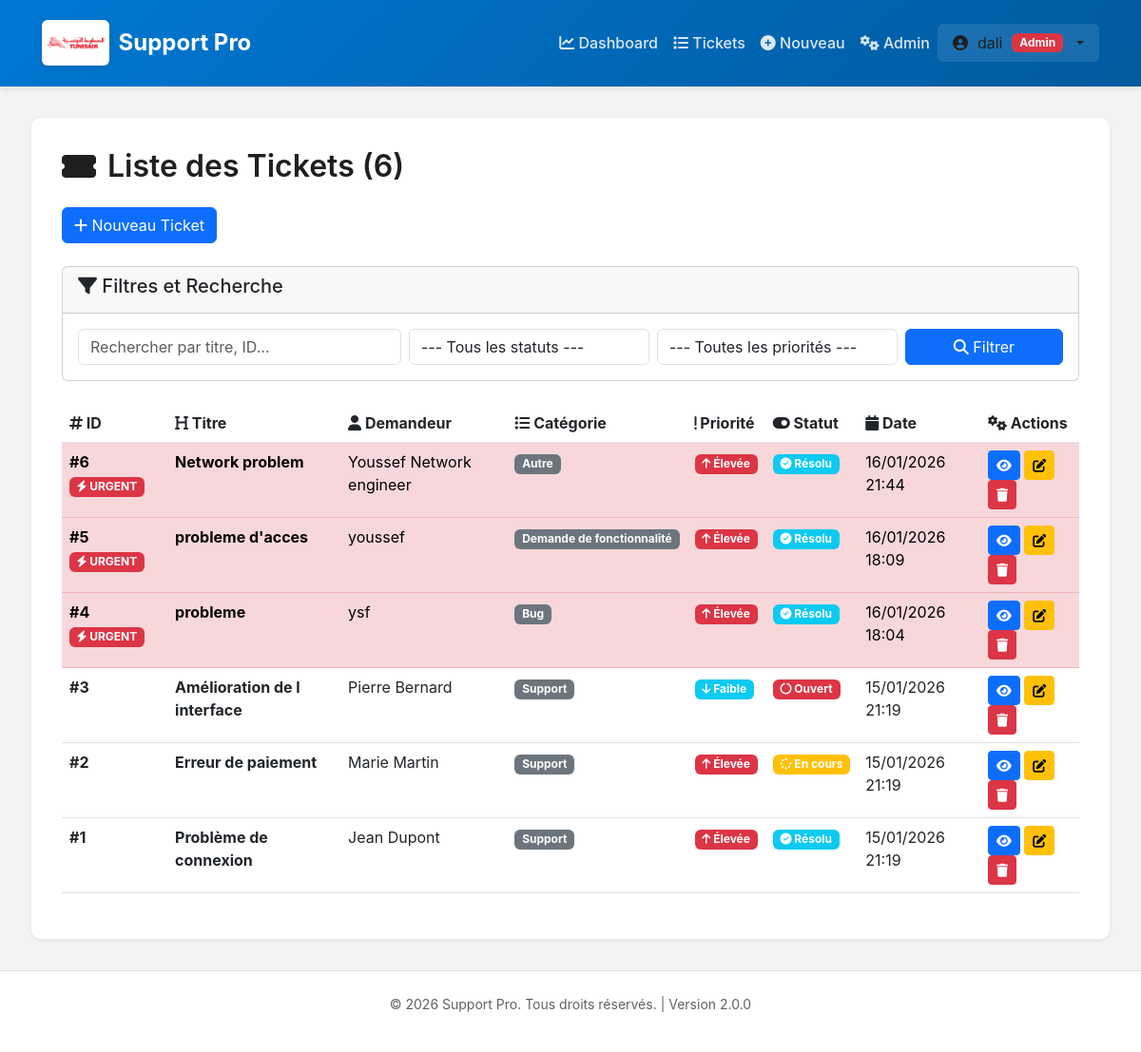
Screenshot of /tickets/ (signed in) with the database file from the repository.
### tickets/models.py (models this page shows, shortened)
class Ticket(models.Model):
    PRIORITY_CHOICES = [
        ("LOW", "Faible"),
        ("MED", "Moyenne"),
        ("HIGH", "Élevée"),
    ]
    STATUS_CHOICES = [
        ("OPEN", "Ouvert"),
        ("IN_PROGRESS", "En cours"),
        ("RESOLVED", "Résolu"),
        ("CLOSED", "Fermé"),
    ]
    CATEGORY_CHOICES = [
        ("BUG", "Bug"),
        ("FEATURE", "Demande de fonctionnalité"),
        ("SUPPORT", "Support"),
        ("OTHER", "Autre"),
    ]
    title = models.CharField(max_length=120)
    description = models.TextField()
    priority = models.CharField(max_length=4, choices=PRIORITY_CHOICES, default="MED")
    status = models.CharField(max_length=12, choices=STATUS_CHOICES, default="OPEN")
    category = models.CharField(max_length=10, choices=CATEGORY_CHOICES, default="SUPPORT")
    requester_name = models.CharField(max_length=80)
    requester_email = models.EmailField(blank=True, null=True)
    user = models.ForeignKey(User, on_delete=models.CASCADE, related_name='tickets', null=True, blank=True)
    assigned_to = models.CharField(max_length=80, blank=True, null=True)
    resolution_notes = models.TextField(blank=True, null=True)
    created_at = models.DateTimeField(auto_now_add=True)
    updated_at = models.DateTimeField(auto_now=True)
    resolved_at = models.DateTimeField(blank=True, null=True)
    is_urgent = models.BooleanField(default=False)
    class Meta:
        ordering = ['-created_at']
        indexes = [
            models.Index(fields=['status', '-created_at']),
            models.Index(fields=['priority', '-created_at']),
        ]

### tickets/views.py (the view, shortened to what this page needs)
# urls.py: path("tickets/", views.ticket_list, name="ticket_list"),
@login_required(login_url='login')
def ticket_list(request):
    user = request.user
    if user.is_staff:
        tickets = Ticket.objects.all()
    else:
        tickets = Ticket.objects.filter(user=user)
    form = TicketFilterForm(request.GET)
    search = request.GET.get('search', '')
    status = request.GET.get('status', '')
    if status:
        tickets = tickets.filter(status=status)
    priority = request.GET.get('priority', '')
    if priority:
        tickets = tickets.filter(priority=priority)
    category = request.GET.get('category', '')
    if category:
        tickets = tickets.filter(category=category)
    sort = request.GET.get('sort', '-created_at')
    if sort in ['-created_at', 'created_at', '-priority', 'priority', '-status', 'status']:
        tickets = tickets.order_by(sort)
    paginator = Paginator(tickets, 10)
    page_number = request.GET.get('page', 1)
    page_obj = paginator.get_page(page_number)
    context = {
        'page_obj': page_obj,
        'tickets': page_obj.object_list,
        'form': form,
        'search': search,
        'total_count': tickets.count(),
        'is_admin': user.is_staff,
    }
    return render(request, 'tickets/ticket_list.html', context)

### tickets/forms.py
class TicketFilterForm(forms.Form):
    search = forms.CharField(required=False, widget=forms.TextInput(attrs={'class': 'form-control', 'placeholder': 'Rechercher...'}))
    status = forms.ChoiceField(required=False, choices=[('', '--- Tous les statuts ---')] + Ticket.STATUS_CHOICES, widget=forms.Select(attrs={'class': 'form-control'}))
    priority = forms.ChoiceField(required=False, choices=[('', '--- Toutes les priorités ---')] + Ticket.PRIORITY_CHOICES, widget=forms.Select(attrs={'class': 'form-control'}))
    category = forms.ChoiceField(required=False, choices=[('', '--- Toutes les catégories ---')] + Ticket.CATEGORY_CHOICES, widget=forms.Select(attrs={'class': 'form-control'}))

### tickets/templates/tickets/ticket_list.html (shortened to what this page needs)
{% extends "base.html" %}
{% block content %}
<div class="header-actions mb-4">
    <h1 class="page-title">
        <i class="fas fa-ticket-alt"></i>
        Liste des Tickets ({{ total_count }})
    </h1>
    <a href="{% url 'ticket_create' %}" class="btn btn-primary">
        <i class="fas fa-plus"></i> Nouveau Ticket
    </a>
</div>
<div class="card mb-4">
    <div class="card-header">
        <h5><i class="fas fa-filter"></i> Filtres et Recherche</h5>
    </div>
    <div class="card-body">
        <form method="get" class="row g-2">
            <div class="col-md-4">
                <input type="text" name="search" class="form-control" placeholder="Rechercher par titre, ID..." value="{{ search }}">
            </div>
            <div class="col-md-3">
                <select name="status" class="form-control">
                    <option value="">--- Tous les statuts ---</option>
                </select>
            </div>
            <div class="col-md-3">
                <select name="priority" class="form-control">
                    <option value="">--- Toutes les priorités ---</option>
                </select>
            </div>
            <div class="col-md-2">
                <button type="submit" class="btn btn-primary w-100">
                    <i class="fas fa-search"></i> Filtrer
                </button>
            </div>
        </form>
    </div>
</div>
{% if page_obj %}
    <div class="table-responsive">
        <table class="table">
            <thead>
                <tr>
                    <th><i class="fas fa-hashtag"></i> ID</th>
                    <th><i class="fas fa-heading"></i> Titre</th>
                    <th><i class="fas fa-user"></i> Demandeur</th>
                    <th><i class="fas fa-list"></i> Catégorie</th>
                    <th><i class="fas fa-exclamation"></i> Priorité</th>
                    <th><i class="fas fa-toggle-on"></i> Statut</th>
                    <th><i class="fas fa-calendar"></i> Date</th>
                    <th><i class="fas fa-cogs"></i> Actions</th>
                </tr>
            </thead>
            <tbody>
                {% for ticket in page_obj %}
                <tr {% if ticket.is_urgent %}class="table-danger"{% endif %}>
                    <td><strong>#{{ ticket.id }}</strong> {% if ticket.is_urgent %}<span class="badge bg-danger"><i class="fas fa-bolt"></i> URGENT</span>{% endif %}</td>
                    <td><strong>{{ ticket.title }}</strong></td>
                    <td>{{ ticket.requester_name }}</td>
                    <td>
                        <span class="badge bg-secondary">{{ ticket.get_category_display }}</span>
                    </td>
                    <td>
                        {% if ticket.priority == 'HIGH' %}
                            <span class="badge bg-danger"><i class="fas fa-arrow-up"></i> {{ ticket.get_priority_display }}</span>
                        {% elif ticket.priority == 'MED' %}
                            <span class="badge bg-warning"><i class="fas fa-minus"></i> {{ ticket.get_priority_display }}</span>
                        {% else %}
                            <span class="badge bg-info"><i class="fas fa-arrow-down"></i> {{ ticket.get_priority_display }}</span>
                        {% endif %}
                    </td>
                    <td>
                        {% if ticket.status == 'OPEN' %}
                            <span class="badge bg-danger"><i class="fas fa-circle-notch"></i> {{ ticket.get_status_display }}</span>
                        {% elif ticket.status == 'IN_PROGRESS' %}
                            <span class="badge bg-warning"><i class="fas fa-spinner"></i> {{ ticket.get_status_display }}</span>
                        {% elif ticket.status == 'RESOLVED' %}
                            <span class="badge bg-info"><i class="fas fa-check-circle"></i> {{ ticket.get_status_display }}</span>
                        {% else %}
                            <span class="badge bg-success"><i class="fas fa-lock"></i> {{ ticket.get_status_display }}</span>
                        {% endif %}
                    </td>
                    <td>{{ ticket.created_at|date:"d/m/Y H:i" }}</td>
                    <td>
                        <a href="{% url 'ticket_detail' ticket.id %}" class="btn btn-sm btn-primary">
                            <i class="fas fa-eye"></i>
                        </a>
                        <a href="{% url 'ticket_edit' ticket.id %}" class="btn btn-sm btn-warning">
                            <i class="fas fa-edit"></i>
                        </a>
                        <button type="button" class="btn btn-sm btn-danger" onclick="confirmDelete({{ ticket.id }})">
                            <i class="fas fa-trash"></i>
                        </button>
                    </td>
                </tr>
                {% endfor %}
            </tbody>
        </table>
    </div>
{% else %}
    <div class="alert alert-info" role="alert">
        <i class="fas fa-info-circle"></i>
        <strong>Aucun ticket trouvé.</strong> <a href="{% url 'ticket_create' %}">Créer un nouveau ticket</a>
    </div>
{% endif %}
{% endblock %}

### tickets/templates/base.html (shortened to what this page needs)
<!DOCTYPE html>
<html lang="fr">
{% load static %}
<head>
    <link href="https://cdn.jsdelivr.net/npm/bootstrap@5.3.0/dist/css/bootstrap.min.css" rel="stylesheet">
    <link href="https://cdnjs.cloudflare.com/ajax/libs/font-awesome/6.4.0/css/all.min.css" rel="stylesheet">
</head>
<body>
    <nav class="navbar navbar-expand-lg navbar-dark">
        <div class="container-fluid">
            <a class="navbar-brand" href="{% url 'dashboard' %}">
                <img src="{% static 'tickets/img/logo.png' %}" alt="Support Pro" class="site-logo">
                <span class="d-none d-md-inline">Support Pro</span>
            </a>
            <div class="collapse navbar-collapse" id="navbarNav">
                <ul class="navbar-nav ms-auto align-items-center">
                    {% if user.is_authenticated %}
                        <li class="nav-item">
                            <a class="nav-link" href="{% url 'dashboard' %}">
                                <i class="fas fa-chart-line"></i> Dashboard
                            </a>
                        </li>
                        <li class="nav-item">
                            <a class="nav-link" href="{% url 'ticket_list' %}">
                                <i class="fas fa-list"></i> Tickets
                            </a>
                        </li>
                        <li class="nav-item">
                            <a class="nav-link" href="{% url 'ticket_create' %}">
                                <i class="fas fa-plus-circle"></i> Nouveau
                            </a>
                        </li>
                        {% if user.is_staff %}
                        <li class="nav-item">
                            <a class="nav-link" href="/admin/" target="_blank">
                                <i class="fas fa-cogs"></i> Admin
                            </a>
                        </li>
                        {% endif %}
                        <li class="nav-item dropdown">
                            <div class="user-menu dropdown-toggle" href="#" role="button" data-bs-toggle="dropdown" aria-expanded="false">
                                <i class="fas fa-user-circle"></i>
                                <span>{{ user.first_name|default:user.username }}</span>
                                {% if user.is_staff %}
                                <span class="badge bg-danger">Admin</span>
                                {% endif %}
                            </div>
                        </li>
                    {% endif %}
                </ul>
            </div>
        </div>
    </nav>
    <div class="main-content">
        <div class="container-modern">
            {% block content %}{% endblock %}
        </div>
    </div>
    <footer>
        <p>&copy; 2026 Support Pro. Tous droits réservés. | Version 2.0.0</p>
    </footer>
</body>
</html>

### tickets/templates/tickets/ticket_list.html (style rules this page uses)
.table tbody tr.table-danger { background-color: rgba(211, 52, 56, 0.1) !important; }
.table tbody tr.table-danger td { border-top: 1px solid rgba(211, 52, 56, 0.2); border-bottom: 1px solid rgba(211, 52, 56, 0.2); }

### rows the page displays
Ticket: id "6", is_urgent True (drawn), title "Network problem", requester_name "Youssef Network engineer", category "Autre", priority "Élevée", status "Résolu", created_at "16/01/2026 21:44"
Ticket: id "5", is_urgent True (drawn), title "probleme d'acces", requester_name "youssef", category "Demande de fonctionnalité", priority "Élevée", status "Résolu", created_at "16/01/2026 18:09"
Ticket: id "4", is_urgent True (drawn), title "probleme", requester_name "ysf", category "Bug", priority "Élevée", status "Résolu", created_at "16/01/2026 18:04"
Ticket: id "3", title "Amélioration de l interface", requester_name "Pierre Bernard", category "Support", priority "Faible", status "Ouvert", created_at "15/01/2026 21:19"
Ticket: id "2", title "Erreur de paiement", requester_name "Marie Martin", category "Support", priority "Élevée", status "En cours", created_at "15/01/2026 21:19"
Ticket: id "1", title "Problème de connexion", requester_name "Jean Dupont", category "Support", priority "Élevée", status "Résolu", created_at "15/01/2026 21:19"

### other values shown
{{ user.first_name|default:user.username }} "dali"
{{ total_count }} "6"
